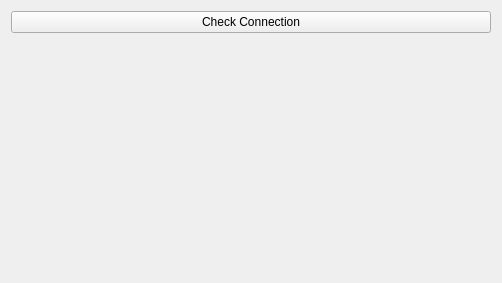
<?xml version="1.0" encoding="UTF-8"?>
<ui version="4.0">
 <class>Widget</class>
 <widget class="QWidget" name="Widget">
  <property name="geometry">
   <rect>
    <x>0</x>
    <y>0</y>
    <width>502</width>
    <height>283</height>
   </rect>
  </property>
  <property name="windowTitle">
   <string>Widget</string>
  </property>
  <layout class="QVBoxLayout" name="verticalLayout">
   <item>
    <widget class="QPushButton" name="pushButton">
     <property name="text">
      <string>Check Connection</string>
     </property>
    </widget>
   </item>
   <item>
    <widget class="QLabel" name="label">
     <property name="font">
      <font>
       <pointsize>14</pointsize>
       <bold>true</bold>
      </font>
     </property>
     <property name="text">
      <string/>
     </property>
    </widget>
   </item>
  </layout>
 </widget>
 <resources/>
 <connections/>
</ui>
